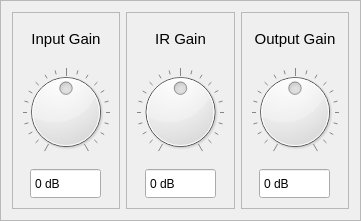
   <widget class="QFrame" name="gainFrame">
    <property name="geometry">
     <rect>
      <x>330</x>
      <y>420</y>
      <width>361</width>
      <height>221</height>
     </rect>
    </property>
    <property name="autoFillBackground">
     <bool>true</bool>
    </property>
    <property name="frameShape">
     <enum>QFrame::Shape::StyledPanel</enum>
    </property>
    <property name="frameShadow">
     <enum>QFrame::Shadow::Raised</enum>
    </property>
    <layout class="QHBoxLayout" name="horizontalLayout_6">
     <item>
      <widget class="QFrame" name="inputGainFrame">
       <property name="enabled">
        <bool>true</bool>
       </property>
       <property name="sizePolicy">
        <sizepolicy hsizetype="Expanding" vsizetype="Expanding">
         <horstretch>0</horstretch>
         <verstretch>0</verstretch>
        </sizepolicy>
       </property>
       <property name="minimumSize">
        <size>
         <width>0</width>
         <height>101</height>
        </size>
       </property>
       <property name="maximumSize">
        <size>
         <width>500</width>
         <height>200</height>
        </size>
       </property>
       <property name="font">
        <font>
         <pointsize>9</pointsize>
        </font>
       </property>
       <property name="frameShape">
        <enum>QFrame::Shape::StyledPanel</enum>
       </property>
       <property name="frameShadow">
        <enum>QFrame::Shadow::Raised</enum>
       </property>
       <layout class="QVBoxLayout" name="verticalLayout_4">
        <item>
         <widget class="QLabel" name="inputGainLabel">
          <property name="font">
           <font>
            <pointsize>11</pointsize>
           </font>
          </property>
          <property name="text">
           <string>Input Gain</string>
          </property>
          <property name="alignment">
           <set>Qt::AlignmentFlag::AlignCenter</set>
          </property>
         </widget>
        </item>
        <item>
         <widget class="QDial" name="inputDial">
          <property name="sizePolicy">
           <sizepolicy hsizetype="Minimum" vsizetype="Fixed">
            <horstretch>0</horstretch>
            <verstretch>0</verstretch>
           </sizepolicy>
          </property>
          <property name="minimumSize">
           <size>
            <width>80</width>
            <height>65</height>
           </size>
          </property>
          <property name="maximumSize">
           <size>
            <width>92</width>
            <height>16777215</height>
           </size>
          </property>
          <property name="minimum">
           <number>-10</number>
          </property>
          <property name="maximum">
           <number>10</number>
          </property>
          <property name="value">
           <number>0</number>
          </property>
          <property name="sliderPosition">
           <number>0</number>
          </property>
          <property name="tracking">
           <bool>false</bool>
          </property>
          <property name="wrapping">
           <bool>false</bool>
          </property>
          <property name="notchesVisible">
           <bool>true</bool>
          </property>
         </widget>
        </item>
        <item alignment="Qt::AlignmentFlag::AlignHCenter">
         <widget class="QSpinBox" name="inputSpinBox">
          <property name="minimumSize">
           <size>
            <width>71</width>
            <height>31</height>
           </size>
          </property>
          <property name="maximumSize">
           <size>
            <width>71</width>
            <height>16777215</height>
           </size>
          </property>
          <property name="buttonSymbols">
           <enum>QAbstractSpinBox::ButtonSymbols::NoButtons</enum>
          </property>
          <property name="correctionMode">
           <enum>QAbstractSpinBox::CorrectionMode::CorrectToNearestValue</enum>
          </property>
          <property name="showGroupSeparator" stdset="0">
           <bool>false</bool>
          </property>
          <property name="suffix">
           <string> dB</string>
          </property>
          <property name="minimum">
           <number>-10</number>
          </property>
          <property name="maximum">
           <number>10</number>
          </property>
         </widget>
        </item>
       </layout>
      </widget>
     </item>
     <item>
      <widget class="QFrame" name="inputGainFrame_2">
       <property name="enabled">
        <bool>true</bool>
       </property>
       <property name="sizePolicy">
        <sizepolicy hsizetype="Expanding" vsizetype="Expanding">
         <horstretch>0</horstretch>
         <verstretch>0</verstretch>
        </sizepolicy>
       </property>
       <property name="minimumSize">
        <size>
         <width>0</width>
         <height>101</height>
        </size>
       </property>
       <property name="maximumSize">
        <size>
         <width>500</width>
         <height>200</height>
        </size>
       </property>
       <property name="font">
        <font>
         <pointsize>9</pointsize>
        </font>
       </property>
       <property name="frameShape">
        <enum>QFrame::Shape::StyledPanel</enum>
       </property>
       <property name="frameShadow">
        <enum>QFrame::Shadow::Raised</enum>
       </property>
       <layout class="QVBoxLayout" name="verticalLayout_6">
        <item>
         <widget class="QLabel" name="inputGainLabel_2">
          <property name="font">
           <font>
            <pointsize>11</pointsize>
           </font>
          </property>
          <property name="text">
           <string>IR Gain</string>
          </property>
          <property name="alignment">
           <set>Qt::AlignmentFlag::AlignCenter</set>
          </property>
         </widget>
        </item>
        <item alignment="Qt::AlignmentFlag::AlignHCenter">
         <widget class="QDial" name="inputDial_2">
          <property name="sizePolicy">
           <sizepolicy hsizetype="Minimum" vsizetype="Fixed">
            <horstretch>0</horstretch>
            <verstretch>0</verstretch>
           </sizepolicy>
          </property>
          <property name="minimumSize">
           <size>
            <width>80</width>
            <height>95</height>
           </size>
          </property>
          <property name="maximumSize">
           <size>
            <width>92</width>
            <height>16777215</height>
           </size>
          </property>
          <property name="minimum">
           <number>-10</number>
          </property>
          <property name="maximum">
           <number>10</number>
          </property>
          <property name="value">
           <number>0</number>
          </property>
          <property name="sliderPosition">
           <number>0</number>
          </property>
          <property name="tracking">
           <bool>false</bool>
          </property>
          <property name="wrapping">
           <bool>false</bool>
          </property>
          <property name="notchesVisible">
           <bool>true</bool>
          </property>
         </widget>
        </item>
        <item alignment="Qt::AlignmentFlag::AlignHCenter">
         <widget class="QSpinBox" name="inputSpinBox_2">
          <property name="minimumSize">
           <size>
            <width>71</width>
            <height>31</height>
           </size>
          </property>
          <property name="maximumSize">
           <size>
            <width>71</width>
            <height>16777215</height>
           </size>
          </property>
          <property name="buttonSymbols">
           <enum>QAbstractSpinBox::ButtonSymbols::NoButtons</enum>
          </property>
          <property name="correctionMode">
           <enum>QAbstractSpinBox::CorrectionMode::CorrectToNearestValue</enum>
          </property>
          <property name="showGroupSeparator" stdset="0">
           <bool>false</bool>
          </property>
          <property name="suffix">
           <string> dB</string>
          </property>
          <property name="minimum">
           <number>-10</number>
          </property>
          <property name="maximum">
           <number>10</number>
          </property>
         </widget>
        </item>
       </layout>
      </widget>
     </item>
     <item>
      <widget class="QFrame" name="IRGainFrame_2">
       <property name="enabled">
        <bool>true</bool>
       </property>
       <property name="sizePolicy">
        <sizepolicy hsizetype="Expanding" vsizetype="Expanding">
         <horstretch>0</horstretch>
         <verstretch>0</verstretch>
        </sizepolicy>
       </property>
       <property name="minimumSize">
        <size>
         <width>0</width>
         <height>101</height>
        </size>
       </property>
       <property name="maximumSize">
        <size>
         <width>112</width>
         <height>200</height>
        </size>
       </property>
       <property name="font">
        <font>
         <pointsize>9</pointsize>
        </font>
       </property>
       <property name="frameShape">
        <enum>QFrame::Shape::StyledPanel</enum>
       </property>
       <property name="frameShadow">
        <enum>QFrame::Shadow::Raised</enum>
       </property>
       <layout class="QVBoxLayout" name="verticalLayout_5">
        <item>
         <widget class="QLabel" name="irGainLabel_2">
          <property name="font">
           <font>
            <pointsize>11</pointsize>
           </font>
          </property>
          <property name="text">
           <string>Output Gain</string>
          </property>
          <property name="alignment">
           <set>Qt::AlignmentFlag::AlignCenter</set>
          </property>
         </widget>
        </item>
        <item>
         <widget class="QDial" name="dial">
          <property name="minimumSize">
           <size>
            <width>0</width>
            <height>95</height>
           </size>
          </property>
          <property name="maximumSize">
           <size>
            <width>100</width>
            <height>16777215</height>
           </size>
          </property>
          <property name="acceptDrops">
           <bool>false</bool>
          </property>
          <property name="autoFillBackground">
           <bool>false</bool>
          </property>
          <property name="minimum">
           <number>-10</number>
          </property>
          <property name="maximum">
           <number>10</number>
          </property>
          <property name="sliderPosition">
           <number>0</number>
          </property>
          <property name="tracking">
           <bool>false</bool>
          </property>
          <property name="invertedAppearance">
           <bool>false</bool>
          </property>
          <property name="notchesVisible">
           <bool>true</bool>
          </property>
         </widget>
        </item>
        <item alignment="Qt::AlignmentFlag::AlignHCenter">
         <widget class="QSpinBox" name="IRSpinBox_2">
          <property name="minimumSize">
           <size>
            <width>71</width>
            <height>31</height>
           </size>
          </property>
          <property name="maximumSize">
           <size>
            <width>71</width>
            <height>31</height>
           </size>
          </property>
          <property name="buttonSymbols">
           <enum>QAbstractSpinBox::ButtonSymbols::NoButtons</enum>
          </property>
          <property name="correctionMode">
           <enum>QAbstractSpinBox::CorrectionMode::CorrectToNearestValue</enum>
          </property>
          <property name="showGroupSeparator" stdset="0">
           <bool>false</bool>
          </property>
          <property name="suffix">
           <string> dB</string>
          </property>
          <property name="minimum">
           <number>-10</number>
          </property>
          <property name="maximum">
           <number>10</number>
          </property>
         </widget>
        </item>
       </layout>
      </widget>
     </item>
    </layout>
   </widget>
